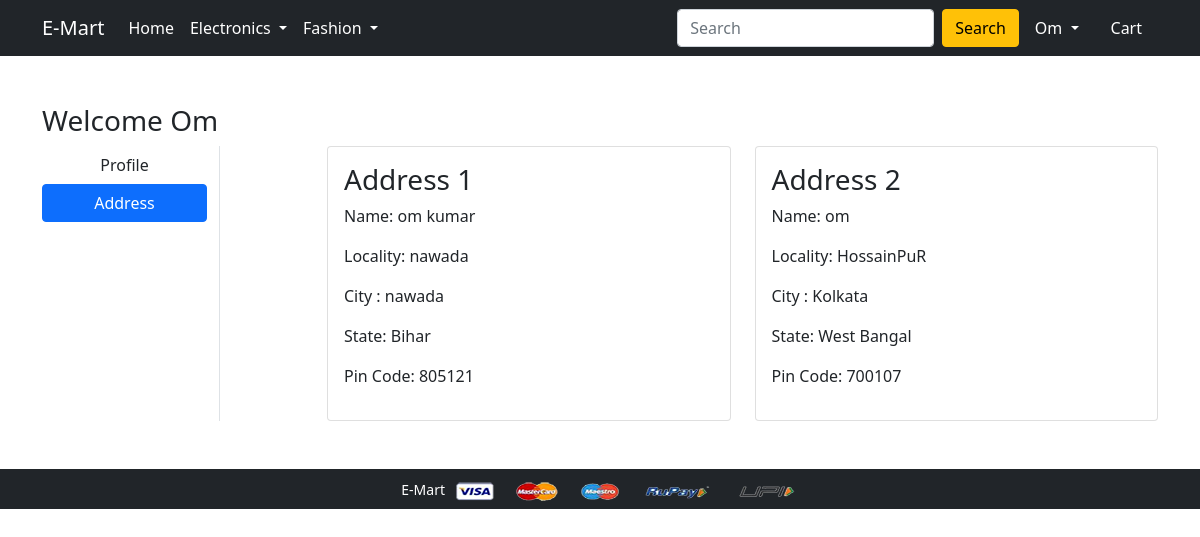
Screenshot of /address/ (signed in) with the database file from the repository.
### app/models.py (models this page shows, shortened)
class Customer(models.Model):
    id=models.AutoField(primary_key=True)
    user=models.ForeignKey(User,on_delete=models.CASCADE)
    name=models.CharField(max_length=200)
    locality=models.CharField(max_length=200)
    city=models.CharField(max_length=50)
    zipcode=models.IntegerField()
    state=models.CharField(choices=STATE_CHOICE,max_length=50)

### app/views.py (the view)
# urls.py: path('address/', views.address, name='address'),
def address(request):
    add = Customer.objects.filter(user=request.user)
    return render(request, 'app/address.html', {'add': add, 'active': 'btn-primary'})

### app/templates/app/address.html (shortened to what this page needs)
{% extends 'app/base.html' %}
{% load static %}
{% block main-content %}
<div class="container my-5">
 <div class="row">
 <h3>Welcome <span class="text-capitalize">{{request.user}}</span></h3>
  <div class="col-sm-2 border-end">
   <ul class="list-unstyled">
    <li class="d-grid"><a href="{% url 'profile' %}" class="btn">Profile</a></li>
    <li class="d-grid"><a href="{% url 'address' %}" class="btn {{active}}">Address</a></li>
   </ul>
  </div>
  <div class="col-sm-9 offset-sm-1">
   <div class="row">
    {% for ad in add %}
    <div class="col-sm-6">
     <div class="card">
      <div class="card-body">
       <h3>Address {{forloop.counter}}</h3>
       <p>Name: {{ad.name}}</p>
       <p>Locality: {{ad.locality}}</p>
       <p>City : {{ad.city}}</p>
       <p>State: {{ad.state}}</p>
       <p>Pin Code: {{ad.zipcode}}</p>
      </div>
     </div>
    </div>
    {% endfor %}
   </div>
  </div>
 </div>
</div>
{% endblock main-content %}

### app/templates/app/base.html (shortened to what this page needs)
<!doctype html>
{% load static %}
<html lang="en">
  <head>
    <link href="https://cdn.jsdelivr.net/npm/bootstrap@5.0.0-beta1/dist/css/bootstrap.min.css" rel="stylesheet">
    <link rel="stylesheet" href="{% static 'app/css/owl.carousel.min.css' %}">
    <link rel="stylesheet" href="{% static 'app/css/all.min.css' %}">
    <link rel="stylesheet" href="{% static 'app/css/style.css' %}">
  </head>
  <body>
    <nav class="navbar navbar-expand-lg navbar-dark bg-dark">
     <div class="container">
       <a class="navbar-brand" href="/">E-Mart</a>
       <div class="collapse navbar-collapse" id="navbarSupportedContent">
         <ul class="navbar-nav me-auto mb-2 mb-lg-0">
           <li class="nav-item">
             <a class="nav-link active" aria-current="page" href="/">Home</a>
           </li>
           <li class="nav-item dropdown">
             <a class="nav-link dropdown-toggle text-white" href="#" id="electronicsDropdown" role="button" data-bs-toggle="dropdown" aria-expanded="false">
               Electronics
             </a>
           </li>
           <li class="nav-item dropdown">
             <a class="nav-link dropdown-toggle text-white" href="#" id="fashionDropdown" role="button" data-bs-toggle="dropdown" aria-expanded="false">
               Fashion
             </a>
           </li>
         </ul>
         <form class="d-flex" method="get" action="/search">
          <input class="form-control me-2" type="search" placeholder="Search" aria-label="Search" name="search">
          <button class="btn btn-warning" type="submit">Search</button>
        </form>
         <div>
          <ul class="navbar-nav me-auto mb-2 mb-lg-0">
            {% if request.user.is_authenticated  %}
           <li class="nav-item dropdown mx-2">
              <a class="nav-link dropdown-toggle text-white" href="#" id="profileDropdown" role="button" data-bs-toggle="dropdown" aria-expanded="false">
                {{request.user.username|capfirst}}
              </a>
            </li>
            <li class="nav-item mx-2">
             <a href="{% url 'showcart' %}" class="nav-link text-white"> Cart </a>
            </li>
            {% endif %}
          </ul>
         </div>
       </div>
     </div>
    </nav>
    {% block main-content %} {% endblock main-content %}
    <footer class="container-fluid bg-dark text-center p-2 mt-5">
        <small class="text-white">  E-Mart  </small>
        <img src="{% static 'app/images/payment.png' %}" alt="" srcset="" class="img-fluid" height="2px">
    </footer>
  </body>
</html>

### rows the page displays
Customer: name "om kumar", locality "nawada", city "nawada", state "Bihar", zipcode "805121"
Customer: name "om", locality "HossainPuR", city "Kolkata", state "West Bangal", zipcode "700107"

### other values shown
{{ request.user.username|capfirst }} "Om"
{{ request.user }} "Om"
